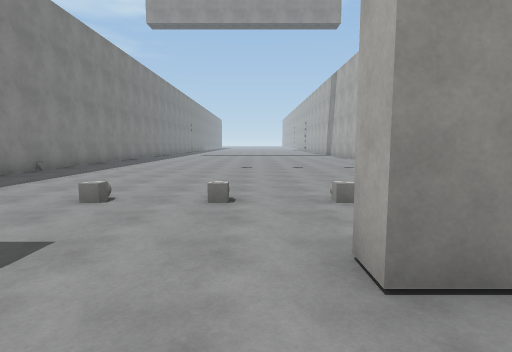
[1] (above)

16 first-person views from a walk through a 3-D level made in the Unity game engine. The camera is 1.5 m above the floor, tilts 6° down and sees 80° across. Doors are open. The floor is counted in squares, 2 m on a side. Each view is taken from the middle of a square. On the plan, view 1 faces up. The plan holds only what a view shows up to about 10 squares ahead; the rest is blank. The place goes on beyond the plan. The player is left out. Surface patterns are stand-ins for the level's own textures.

[2]
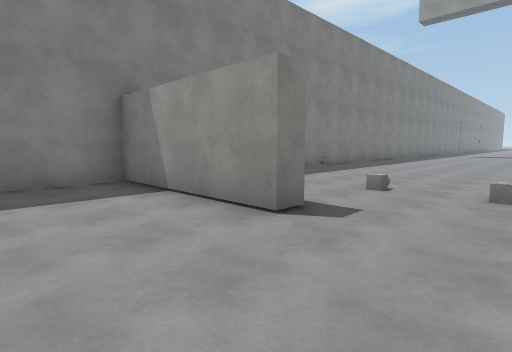

[3]
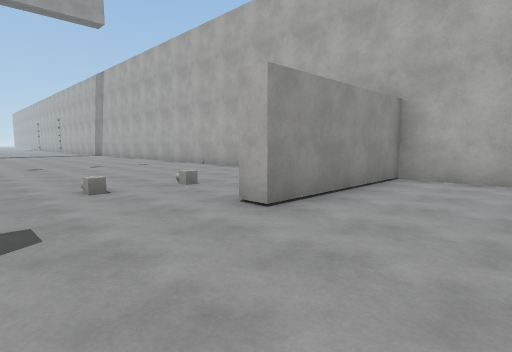

[4]
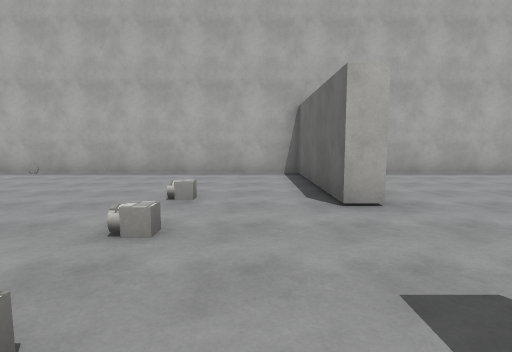

[5]
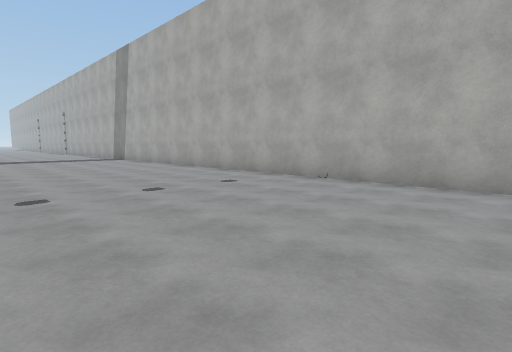

[6]
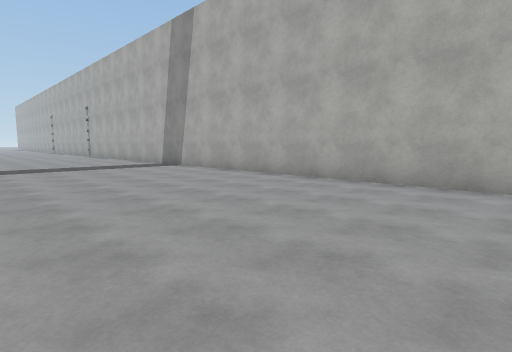

[7]
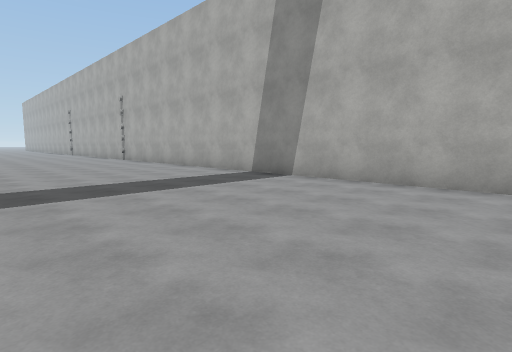

[8]
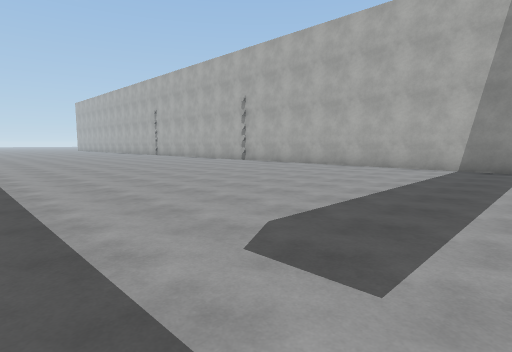

[9]
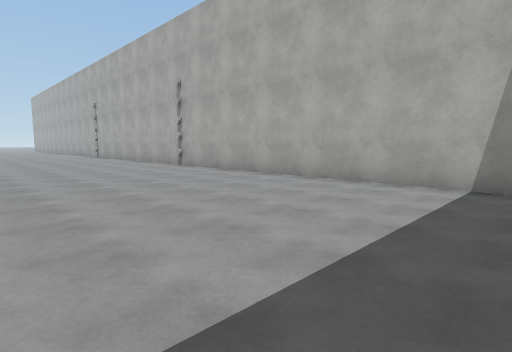

[10]
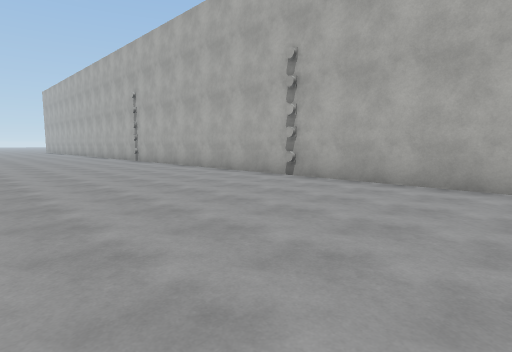

[11]
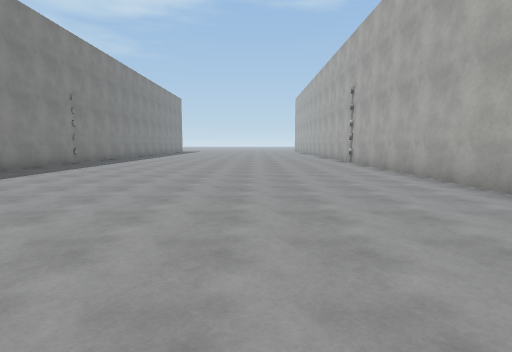

[12]
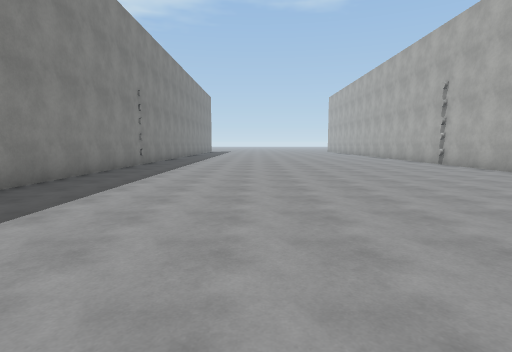

[13]
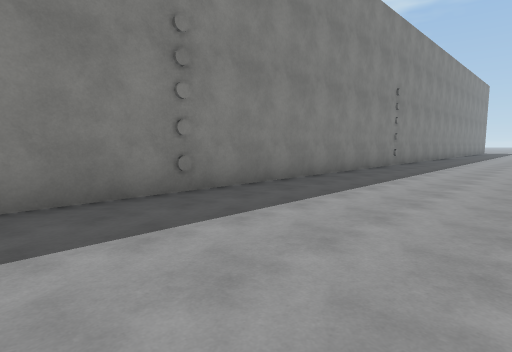

[14]
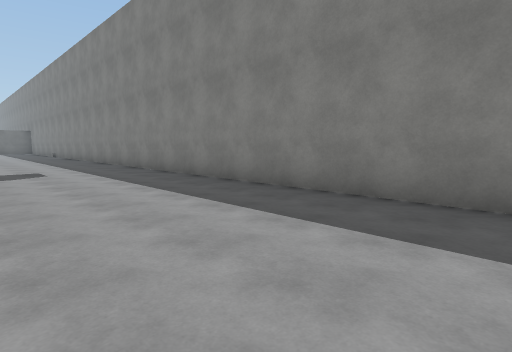

[15]
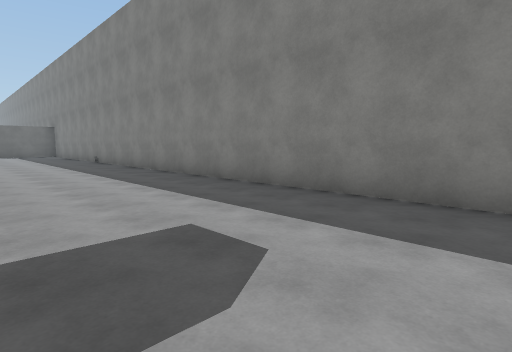

[16]
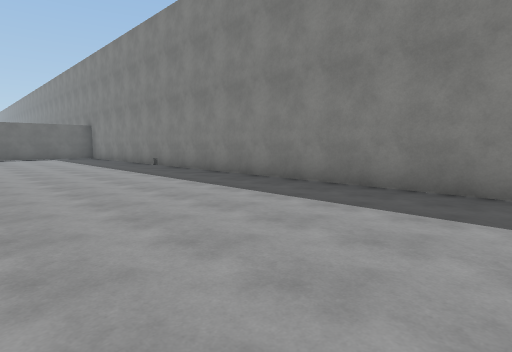

### Floor plan
Points are (right, up) in squares from view 1. A wall is a line through its corners. A room is listed if a view was taken in it or the views show most of it. See-through windows are left out.
Room 1 (views 1, 2, 3)
walls: (-2.1, 2) (-2.1, 1.4) (-6.2, 1.4) (-6.2, -0.5); (4.8, -1.5) (4.8, 1.4) (0.6, 1.4)
ways out: open door at (-1, 2) to room 2
Room 2 (views 4, 5, 6, 7, 8, 9, 10, 11, 12, 13, 14, 15, 16)
walls: (-6.2, 37.1) (-6.2, 7.2); (0.6, 1.9) (4.8, 1.9) (4.8, 37.1)
ways out: open door at (-1, 2) to room 1

Where each view was taken, in squares from view 1:
view 1: 0 up, 0 right, facing up
view 2: 1 down, 0 right, facing up-left
view 3: 1 down, 2 left, facing up-right
view 4: 3 up, 3 left, facing right
view 5: 5 up, 1 left, facing up-right
view 6: 10 up, 1 left, facing up-right
view 7: 15 up, 1 left, facing up-right
view 8: 19 up, 5 left, facing up-right
view 9: 20 up, 1 left, facing up-right
view 10: 25 up, 1 left, facing up-right
view 11: 26 up, 1 right, facing up
view 12: 27 up, 2 left, facing up
view 13: 27 up, 2 left, facing up-left
view 14: 29 up, 2 left, facing down-left
view 15: 22 up, 2 left, facing down-left
view 16: 19 up, 1 left, facing down-left
